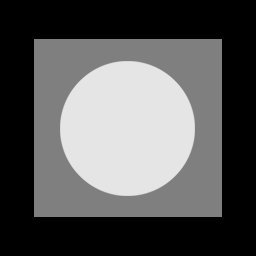
%> input picture S4-Restauration/Patt1.jpg, 256 x 256 px
$ octave TESTS.m   (GNU Octave 9; MATLAB toolbox functions it lacks are replaced by stand-ins)
%> lines starting %> are read from the running program, lines starting %| are printed output that depends on the picture
### S4-Restauration/imnoise3.m
function [r, R, S] = imnoise3(M, N, C, A, B)
%IMNOISE3 Generates periodic noise.
%    [r, R, S] = IMNOISE3(M, N, C, A, B), generates a spatial
%    sinusoidal noise pattern, r, of size M-by-N, its Fourier
%    transform, R, and spectrum, S.  The remaining parameters are:
%
%    C is a K-by-2 matrix with K pairs of freq. domain coordinates (u,
%    v) that define the locations of impulses in the freq. domain. The
%    locations are with respect to the frequency rectangle center at
%    (floor(M/2) + 1, floor(N/2) + 1).  The impulse locations are spe-
%    cified as increments with respect to the center. For ex, if M =
%    N = 512, then the center is at (257, 257). To specify an impulse
%    at (280, 300) we specify the pair (23, 43); i.e., 257 + 23 = 280,
%    and 257 + 43 = 300. Only one pair of coordinates is required for
%    each impulse.  The conjugate pairs are generated automatically.
%
%    A is a 1-by-K vector that contains the amplitude of each of the
%    K impulse pairs. If A is not included in the argument, the
%    default used is A = ONES(1, K).  B is then automatically set to
%    its default values (see next paragraph).  The value specified
%    for A(j) is associated with the coordinates in C(j, 1:2).
%
%    B is a K-by-2 matrix containing the Bx and By phase components
%    for each impulse pair.  The default values for B are B(1:K, 1:2)
%    = 0.

%   Copyright 2002-2004 R. C. Gonzalez, R. E. Woods, & S. L. Eddins
%   Digital Image Processing Using MATLAB, Prentice-Hall, 2004
%   $Revision: 1.5 $  $Date: 2004/11/04 22:32:42 $

% Process input parameters.
[K, n] = size(C);
if nargin == 3
   A(1:K) = 1.0;
   B(1:K, 1:2) = 0;
elseif nargin == 4
   B(1:K, 1:2) = 0;
end

% Generate R.
R = zeros(M, N);
for j = 1:K
   u1 = M/2 + 1 + C(j, 1); v1 = N/2 + 1 + C(j, 2);
   R(u1, v1) = i * (A(j)/2) * exp(i*2*pi*C(j, 1) * B(j, 1)/M);
   % Complex conjugate.
   u2 = M/2 + 1 - C(j, 1); v2 = N/2 + 1 - C(j, 2);
   R(u2, v2) = -i * (A(j)/2) * exp(i*2*pi*C(j, 2) * B(j, 2)/N);
end

% Compute spectrum and spatial sinusoidal pattern.
S = abs(R);
r = real(ifft2(ifftshift(R)));

### S4-Restauration/autoadj.m
function [na] = autoadj(n)
na = (n-min(n(:)))/(max(n(:))-min(n(:)));

### S4-Restauration/TESTS.m

clear all
close all
clc

f = im2double(imread('Patt1.jpg'));
%> f: size 256x256 double; min 0, max 0.902, mean 0.342
imshow(f);
[M ,N]=size(f);
%> M = 256; N = 256

C=[0 50 ;100 100;50 0];
[n, R, S] = imnoise3(M, N, C);%n patron espacial, r transformada fourier
subplot(1, 2, 1);
imshow(n, []);
subplot(1, 2, 2)
imshow(S, []);
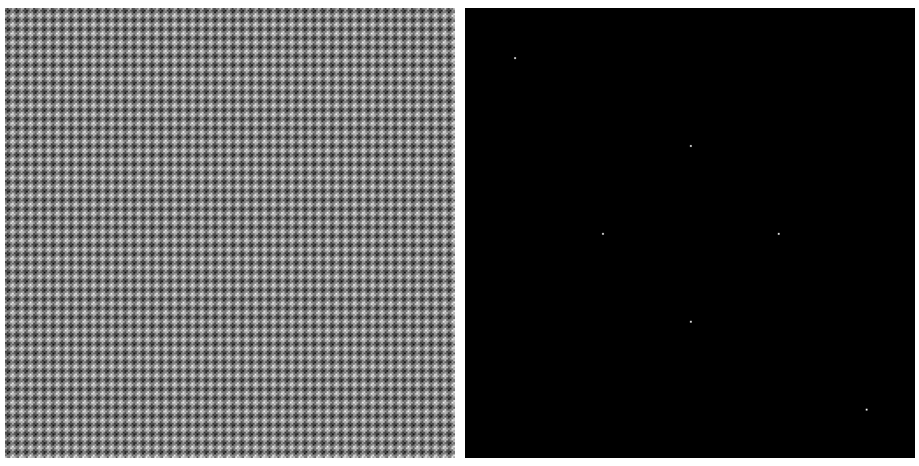
%> figure redrawn from the program's plot data, 2 panels
n2=autoadj(n);%self made function

g=f+n2;
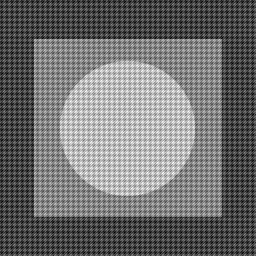
%> g: size 256x256 double; min 0.000396, max 1.9, mean 0.842; drawn with min black and max white
figure,imshow(g,[]);

%identificar ruido imagen
